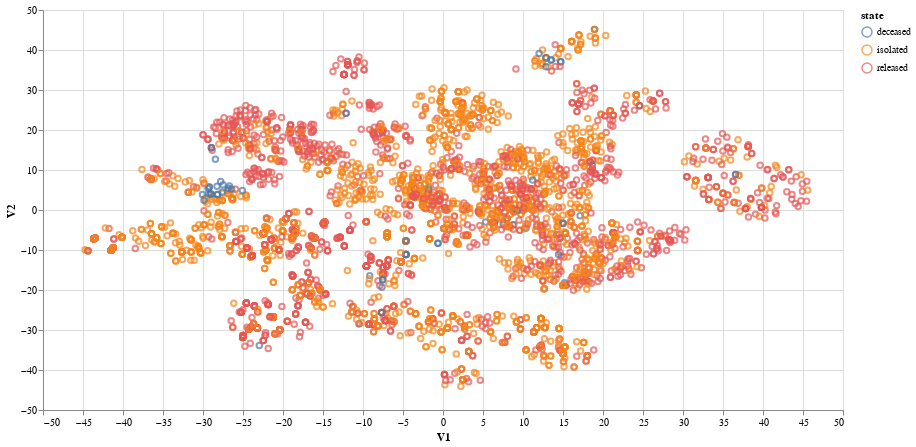

The notebook cell this image was saved under:
### Code cell
import altair as alt
dfTsneResult.pipe(alt.Chart, width=800, height=400).mark_point().encode(x='V1:Q', y='V2:Q', color='state:N')

### Figure 1 — Vega-Lite specification as saved in the notebook (floating-point values rounded to 4 significant figures; data arrays with more than 128 entries replaced by an {"elided": "..."} marker saying what was removed)
{"config": {"view": {"continuousWidth": 400, "continuousHeight": 300}}, "data": {"name": "data-950cd39551a074ae2ea338e0198a3b0c"}, "mark": "point", "encoding": {"color": {"type": "nominal", "field": "state"}, "x": {"type": "quantitative", "field": "V1"}, "y": {"type": "quantitative", "field": "V2"}}, "height": 400, "width": 800, "$schema": "https://vega.github.io/schema/vega-lite/v4.8.1.json", "datasets": {"data-950cd39551a074ae2ea338e0198a3b0c": {"elided": "3326 records"}}}
